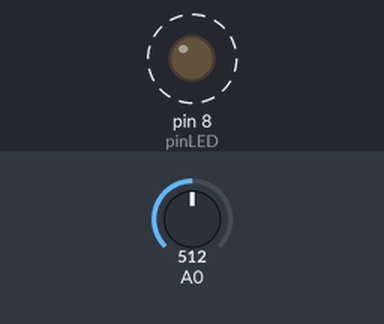
A sketch run on a simulated Arduino Uno, built with avr-gcc and run on an emulated ATmega328P. On the bench: output pins drawn as LEDs (lit = HIGH). Dashed ring = blinking. The test bench sets the inputs (shaded band); at power-on: A0 = 512.

Above: at 1.2 s.
1.3 s: A0 set to 122
At 1.7 s:
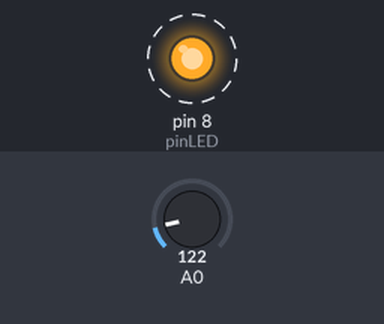
4.3 s: A0 set to 306
At 4.45 s:
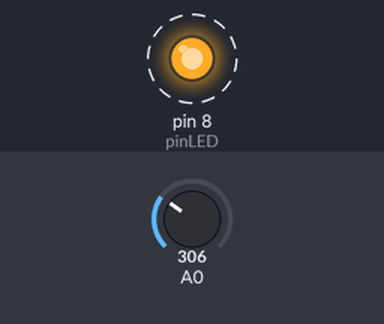
Timing chart, 0 to 13.3 s (numbered marks = the images above; inputs shaded):
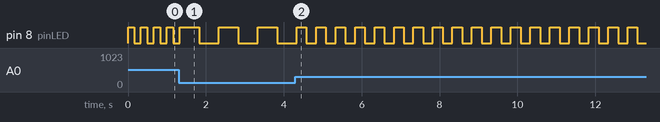

The sketch:

Led_Pot.ino
```cpp
int pinPot=0;
int valPot=0;
int pinLED=8;
void setup() {
  pinMode(pinLED,OUTPUT);
  digitalWrite(pinLED,HIGH);
}

void loop() {
  valPot=analogRead(A0);
  int valInter=int(valPot*5/1024)+1;
  int attente=1000/valInter/2;
  digitalWrite(pinLED,HIGH);
  delay (attente);
  digitalWrite(pinLED,LOW);
  delay(attente);
}
```

Measured:
- after the input at 1.3 s, pin 8 (pinLED): alternates HIGH for 0.50 s and LOW for 0.50 s, starting after 0.53 s
- after the input at 4.3 s, pin 8 (pinLED): alternates HIGH for 0.25 s and LOW for 0.25 s, starting after 0.28 s
- by itself, pin 8 (pinLED): alternates HIGH for 0.17 s and LOW for 0.17 s
